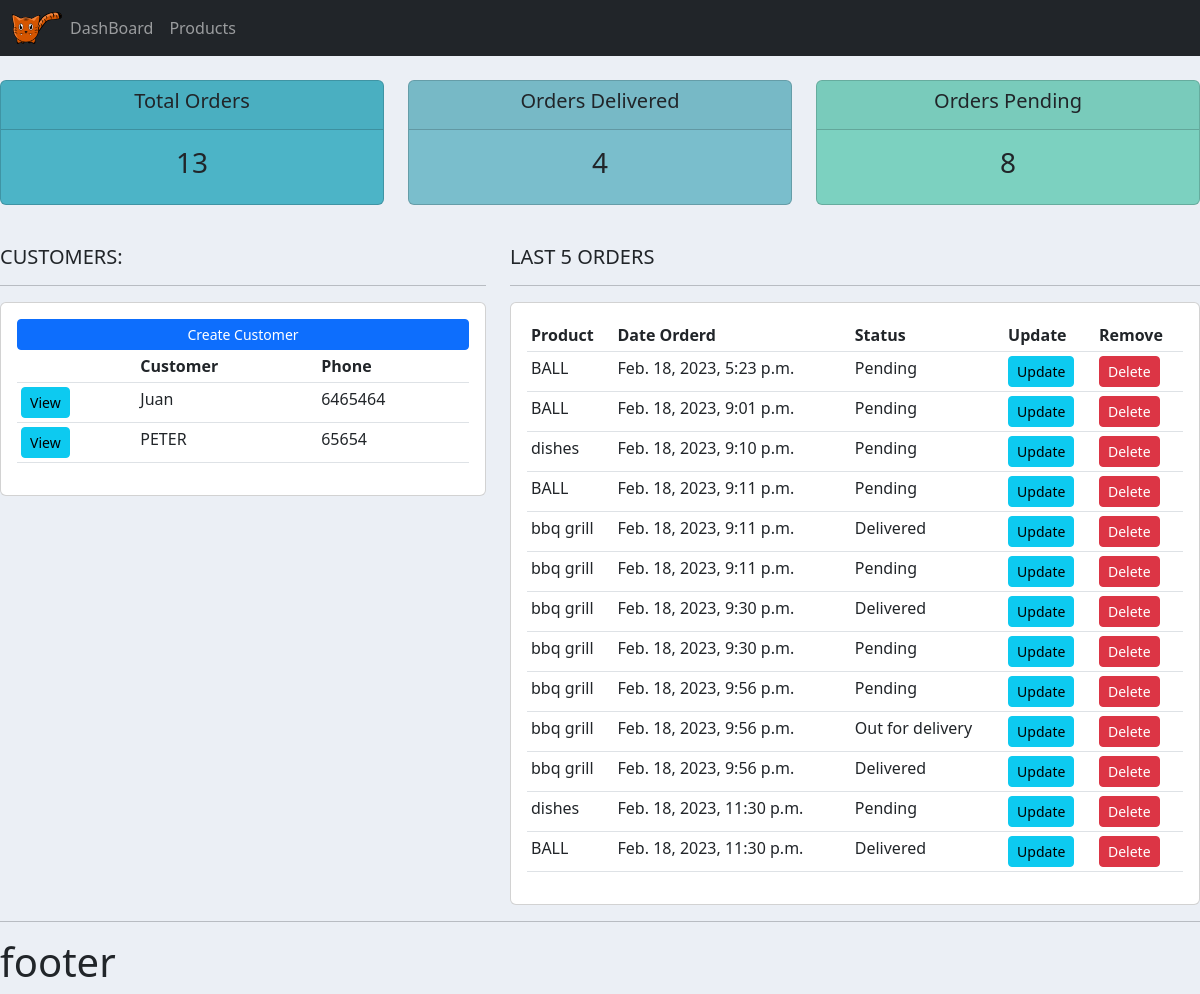
The page / on the database its author committed.
### accounts/models.py (models this page shows, shortened)
class Customer(models.Model):
    name = models.CharField(max_length=200, null=True)
    phone = models.CharField(max_length=200, null=True)
    email = models.CharField(max_length=200, null=True)
    date_create = models.DateTimeField(auto_now_add=True)

class Order(models.Model):
	STATUS = (
			('Pending', 'Pending'),
			('Out for delivery', 'Out for delivery'),
			('Delivered', 'Delivered'),
			)
	customer = models.ForeignKey(Customer, null=True, on_delete= models.SET_NULL)
	product = models.ForeignKey(Product, null=True, on_delete= models.SET_NULL)
	date_created = models.DateTimeField(auto_now_add=True, null=True)
	status = models.CharField(max_length=200, null=True, choices=STATUS)
	note = models.CharField(max_length=1000, null=True)

class Product(models.Model):
	CATEGORY = (
			('Indoor', 'Indoor'),
			('Out Door', 'Out Door'),
			)
	name = models.CharField(max_length=200, null=True)
	price = models.FloatField(null=True)
	category = models.CharField(max_length=200, null=True, choices=CATEGORY)
	description = models.CharField(max_length=200, null=True, blank=True)
	date_created = models.DateTimeField(auto_now_add=True, null=True)
	tags = models.ManyToManyField(Tag)
	def __str__(self):
		return self.name

### accounts/views.py (the view)
# urls.py: path('', views.home, name='home'),
def home(request):
    orders = Order.objects.all()
    customers = Customer.objects.all()
    total_customers = customers.count()
    total_orders = orders.count()
    delivered = orders.filter(status='Delivered').count()
    pending = orders.filter(status='Pending').count()
    context = {'orders': orders,'customers': customers, 'total_customers':total_customers, 'total_orders':total_orders, 'delivered':delivered, 'pending':pending}
    return render(request, 'accounts/dashboard.html', context)

### accounts/templates/accounts/dashboard.html
{% extends 'accounts/main.html' %} {% block content %} {% include 'accounts/status.html' %}
<br>
<div class="row">
    <div class="col-md-5">
        <h5>CUSTOMERS:</h5>
        <hr>
        <div class="card card-body">
            <a class="btn btn-primary  btn-sm btn-block" href="">Create Customer</a>
            <table class="table table-sm">
                <tr>
                    <th></th>
                    <th>Customer</th>
                    <th>Phone</th>
                </tr>
                {% for customer in customers %}
                <tr>
                    <td><a class="btn btn-sm btn-info" href="{% url 'customer' customer.id %}">View</a></td>
                    <td>{{customer.name}}</td>
                    <td>{{customer.phone}}</td>
                </tr>
                {% endfor %}
            </table>
        </div>
    </div>
    <div class="col-md-7">
        <h5>LAST 5 ORDERS</h5>
        <hr>
        <div class="card card-body">
            <table class="table table-sm">
                <tr>
                    <th>Product</th>
                    <th>Date Orderd</th>
                    <th>Status</th>
                    <th>Update</th>
                    <th>Remove</th>
                </tr>
                {% for order in orders %}
                <tr>
                    <td>{{order.product}}</td>
                    <td>{{order.date_created}}</td>
                    <td>{{order.status}}</td>
                    <td><a class="btn btn-sm btn-info" href="{% url 'update_order' order.id %}">Update</a></td>
                    <td><a class="btn btn-sm btn-danger" href="{% url 'delete_order' order.id %}">Delete</a></td>
                </tr>
                {% endfor %}
            </table>
        </div>
    </div>
</div>
{% endblock content %}

### accounts/templates/accounts/main.html (shortened to what this page needs)
{% load static %}
<!doctype html>
<html lang="en">
<head>
    <link href="https://cdn.jsdelivr.net/npm/bootstrap@5.3.0-alpha1/dist/css/bootstrap.min.css" rel="stylesheet">
    <link rel="stylesheet" type="text/css" href="{% static '/css/ma.css' %}">
</head>
<body>
    {% include 'accounts/navbar.html' %} {% block content %} {% endblock %}
    <hr>
    <h1>footer</h1>
</body>
</html>

### accounts/templates/accounts/navbar.html (shortened to what this page needs)
{% load static %}
<nav class="navbar navbar-expand-lg navbar-dark bg-dark">
    <div class="container-fluid">
        <img style="width: 50px;" src="{% static 'images/1315551051.svg' %}" alt="">
        <div class="collapse navbar-collapse" id="navbarNav">
            <ul class="navbar-nav">
                <li class="nav-item">
                    <a class="nav-link" href="{% url 'home' %}">DashBoard</a>
                </li>
                <li class="nav-item">
                    <a class="nav-link" href="{% url 'products' %}">Products</a>
                </li>
            </ul>
        </div>
    </div>
</nav>

### accounts/templates/accounts/status.html
<br>
<div class="row">
    <div class="col">
        <div class="col-md">
            <div class="card text-center text-blue  mb-3" id="total-orders">
                <div class="card-header">
                    <h5 class="card-title">Total Orders</h5>
                </div>
                <div class="card-body">
                    <h3 class="card-title">{{total_orders}}</h3>
                </div>
            </div>
        </div>
    </div>
    <div class="col">
        <div class="col-md">
            <div class="card text-center text-red  mb-3" id="orders-delivered">
                <div class="card-header">
                    <h5 class="card-title">Orders Delivered</h5>
                </div>
                <div class="card-body">
                    <h3 class="card-title">{{delivered}}</h3>
                </div>
            </div>
        </div>
    </div>
    <div class="col">
        <div class="col-md">
            <div class="card text-center text-green  mb-3" id="orders-pending">
                <div class="card-header">
                    <h5 class="card-title">Orders Pending</h5>
                </div>
                <div class="card-body">
                    <h3 class="card-title">{{pending}}</h3>
                </div>
            </div>
        </div>
    </div>
</div>

### static/css/ma.css (style rules this page uses)
body { background-color: #ebeff5; }
#total-orders { background-color: #4cb4c7; }
#orders-delivered { background-color: #7abecc; }
#orders-pending { background-color: #7CD1C0; }

### rows shown on the page
Customer: name "Juan", phone "6465464"
Customer: name "PETER", phone "65654"
Order: product "BALL", date_created "Feb. 18, 2023, 5:23 p.m.", status "Pending"
Order: product "BALL", date_created "Feb. 18, 2023, 9:01 p.m.", status "Pending"
Order: product "dishes", date_created "Feb. 18, 2023, 9:10 p.m.", status "Pending"
Order: product "BALL", date_created "Feb. 18, 2023, 9:11 p.m.", status "Pending"
Order: product "bbq grill", date_created "Feb. 18, 2023, 9:11 p.m.", status "Delivered"
Order: product "bbq grill", date_created "Feb. 18, 2023, 9:11 p.m.", status "Pending"
Order: product "bbq grill", date_created "Feb. 18, 2023, 9:30 p.m.", status "Delivered"
Order: product "bbq grill", date_created "Feb. 18, 2023, 9:30 p.m.", status "Pending"
Order: product "bbq grill", date_created "Feb. 18, 2023, 9:56 p.m.", status "Pending"
Order: product "bbq grill", date_created "Feb. 18, 2023, 9:56 p.m.", status "Out for delivery"
Order: product "bbq grill", date_created "Feb. 18, 2023, 9:56 p.m.", status "Delivered"
Order: product "dishes", date_created "Feb. 18, 2023, 11:30 p.m.", status "Pending"
Order: product "BALL", date_created "Feb. 18, 2023, 11:30 p.m.", status "Delivered"

### other values the page prints
{{ total_orders }} "13"
{{ delivered }} "4"
{{ pending }} "8"
